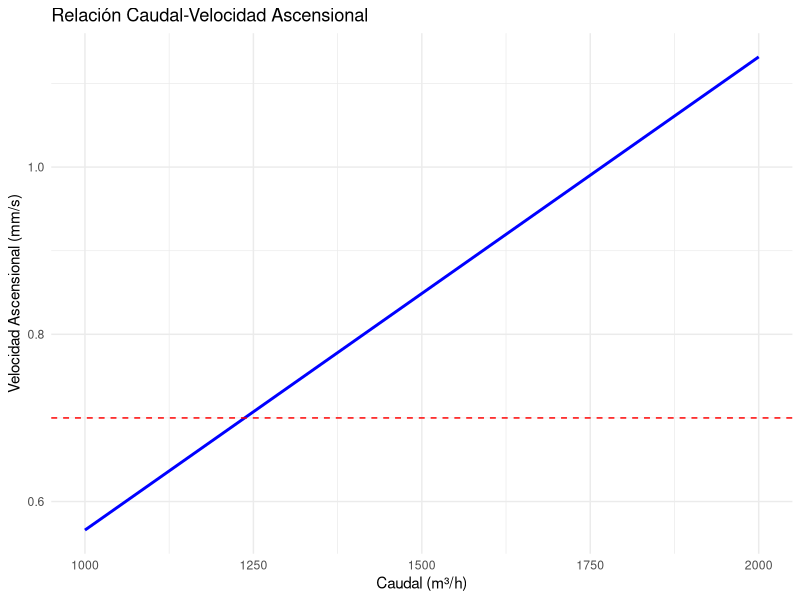
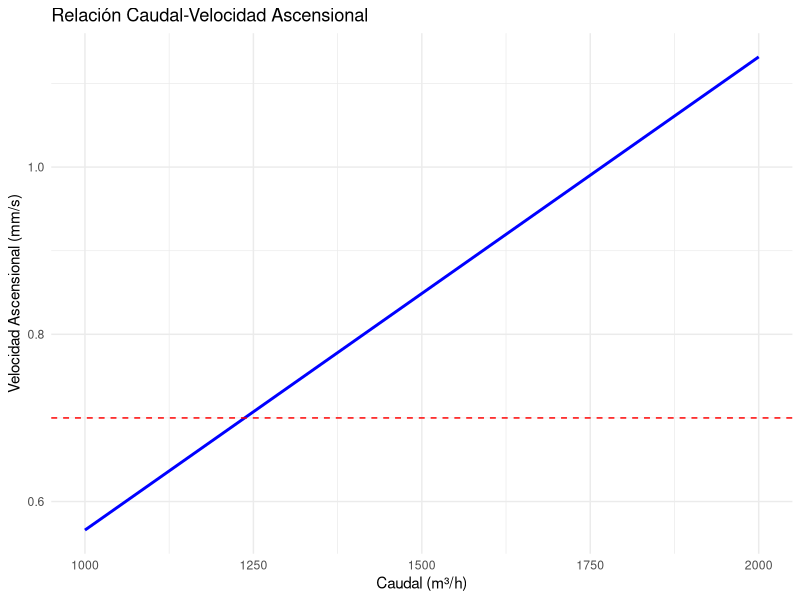

The R source for these figures, in order:
# ==========================================================================
# Cálculo de Velocidad Ascensional en Decantador Circular
# ==========================================================================
# Autor: Dr. José Juan Torres Martínez
# Docente de Ciencias Químicas
# Universidad Autónoma de San Luis Potosí (UASLP)
# México
#
# Material académico para estudiantes
#
# Descripción: Determinar Vₐ para evaluar eficiencia
# ==========================================================================


# Datos de entrada  
D <- 25                          # Diámetro (m)  
Q <- 1400                        # Caudal (m³/h)  

# 1. Cálculo del área superficial (A)  
radio <- D / 2  
A <- pi * radio^2                # Área (m²)  

# 2. Velocidad ascensional (Vₐ)  
Va <- Q / A                      # Velocidad (m/h)  
Va_mm_s <- Va * 1000 / 3600      # Conversión a mm/s  

# Resultados  
cat("----------------------------------------\n")  
cat("CÁLCULO DE VELOCIDAD ASCENSIONAL\n")  
cat("----------------------------------------\n")  
cat("Diámetro del decantador (D):", D, "m\n")  
cat("Caudal de entrada (Q):", Q, "m³/h\n")  
cat("Área superficial (A):", round(A, 2), "m²\n\n")  
cat("Velocidad ascensional (Vₐ):\n")  
cat("- En m/h:", round(Va, 4), "m/h\n")  
cat("- En mm/s:", round(Va_mm_s, 2), "mm/s\n")  
cat("----------------------------------------\n")  

# Verificación de estándares  
if (Va_mm_s <= 0.7) {  
  cat("✅ Vₐ dentro del rango típico para decantadores primarios (≤0.7 mm/s)\n")  
} else {  
  cat("⚠️ Vₐ excede el límite recomendado. Riesgo de arrastre de sólidos.\n")  
}  



# Gráfico de relación caudal-velocidad  
library(ggplot2)  
caudal_range <- seq(1000, 2000, by = 100)  
va_range <- caudal_range / A  

g <- ggplot(data.frame(Caudal = caudal_range, Velocidad = va_range),  
       aes(x = Caudal, y = Velocidad * 1000 / 3600)) +  
  geom_line(color = "blue", linewidth = 1) +  
  geom_hline(yintercept = 0.7, linetype = "dashed", color = "red") +  
  labs(title = "Relación Caudal-Velocidad Ascensional",  
       x = "Caudal (m³/h)",  
       y = "Velocidad Ascensional (mm/s)") +  
  theme_minimal()  

print(g)
ggsave("problema_13_velocidad_ascensional.png", plot = g, width = 8, height = 5, dpi = 300)

# --------------------------------------------------------------------------
# Interpretación: Relación Caudal-Velocidad Ascensional
# --------------------------------------------------------------------------
# - Eje X: el caudal de entrada en m³/h (metros cúbicos por hora), de 1000 a 2000 m³/h.
# - Eje Y: la velocidad ascensional en mm/s (milímetros por segundo). Es la velocidad con la que el agua sube dentro del decantador, calculada como caudal entre área superficial (Va = Q / A). La línea roja discontinua marca 0.7 mm/s, el máximo típico recomendado para decantadores primarios.
# - Lo que se aprecia: la velocidad sube en línea recta al aumentar el caudal y cruza la línea roja de 0.7 mm/s alrededor de un caudal de 1240 m³/h. El punto de diseño del problema (Q = 1400 m³/h, D = 25 m) queda por encima de la línea, en unos 0.79 mm/s.
# - Qué significa: con el caudal de diseño actual el decantador trabaja por encima del límite recomendado y hay riesgo de arrastre de sólidos hacia el efluente; para cumplir habría que bajar el caudal o aumentar el área, es decir, construir un decantador de mayor diámetro.

# --------------------------------------------------------------------------
# Qué aprendimos
# --------------------------------------------------------------------------
# - La velocidad ascensional es el caudal dividido entre el área superficial (Va = Q / A) y se expresa en m/h o en mm/s.
# - El valor típico de referencia para decantadores primarios es 0.7 mm/s o menos.
# - Un gráfico caudal-velocidad muestra de inmediato hasta qué caudal el diseño sigue siendo seguro.
